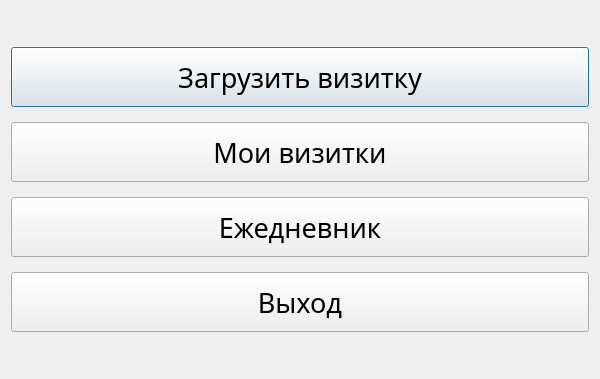
<?xml version="1.0" encoding="UTF-8"?>
<ui version="4.0">
 <class>StartWindow</class>
 <widget class="QDialog" name="StartWindow">
  <property name="geometry">
   <rect>
    <x>0</x>
    <y>0</y>
    <width>600</width>
    <height>379</height>
   </rect>
  </property>
  <property name="font">
   <font>
    <family>Century Gothic</family>
   </font>
  </property>
  <property name="windowTitle">
   <string>StartWindow</string>
  </property>
  <layout class="QVBoxLayout" name="verticalLayout_2">
   <item>
    <spacer name="verticalSpacer_2">
     <property name="orientation">
      <enum>Qt::Vertical</enum>
     </property>
     <property name="sizeHint" stdset="0">
      <size>
       <width>20</width>
       <height>40</height>
      </size>
     </property>
    </spacer>
   </item>
   <item>
    <layout class="QVBoxLayout" name="verticalLayout">
     <property name="spacing">
      <number>15</number>
     </property>
     <item>
      <widget class="QPushButton" name="Download">
       <property name="minimumSize">
        <size>
         <width>0</width>
         <height>60</height>
        </size>
       </property>
       <property name="font">
        <font>
         <family>Century Gothic</family>
         <pointsize>20</pointsize>
         <bold>false</bold>
        </font>
       </property>
       <property name="text">
        <string>Загрузить визитку</string>
       </property>
      </widget>
     </item>
     <item>
      <widget class="QPushButton" name="MyCard">
       <property name="minimumSize">
        <size>
         <width>0</width>
         <height>60</height>
        </size>
       </property>
       <property name="font">
        <font>
         <family>Century Gothic</family>
         <pointsize>20</pointsize>
         <bold>false</bold>
        </font>
       </property>
       <property name="text">
        <string>Мои визитки</string>
       </property>
      </widget>
     </item>
     <item>
      <widget class="QPushButton" name="Daily">
       <property name="minimumSize">
        <size>
         <width>0</width>
         <height>60</height>
        </size>
       </property>
       <property name="font">
        <font>
         <family>Century Gothic</family>
         <pointsize>20</pointsize>
         <bold>false</bold>
        </font>
       </property>
       <property name="text">
        <string>Ежедневник</string>
       </property>
      </widget>
     </item>
     <item>
      <widget class="QPushButton" name="Exit">
       <property name="minimumSize">
        <size>
         <width>0</width>
         <height>60</height>
        </size>
       </property>
       <property name="font">
        <font>
         <family>Century Gothic</family>
         <pointsize>20</pointsize>
         <bold>false</bold>
        </font>
       </property>
       <property name="text">
        <string>Выход</string>
       </property>
      </widget>
     </item>
    </layout>
   </item>
   <item>
    <spacer name="verticalSpacer">
     <property name="orientation">
      <enum>Qt::Vertical</enum>
     </property>
     <property name="sizeHint" stdset="0">
      <size>
       <width>20</width>
       <height>40</height>
      </size>
     </property>
    </spacer>
   </item>
  </layout>
 </widget>
 <resources/>
 <connections/>
</ui>
